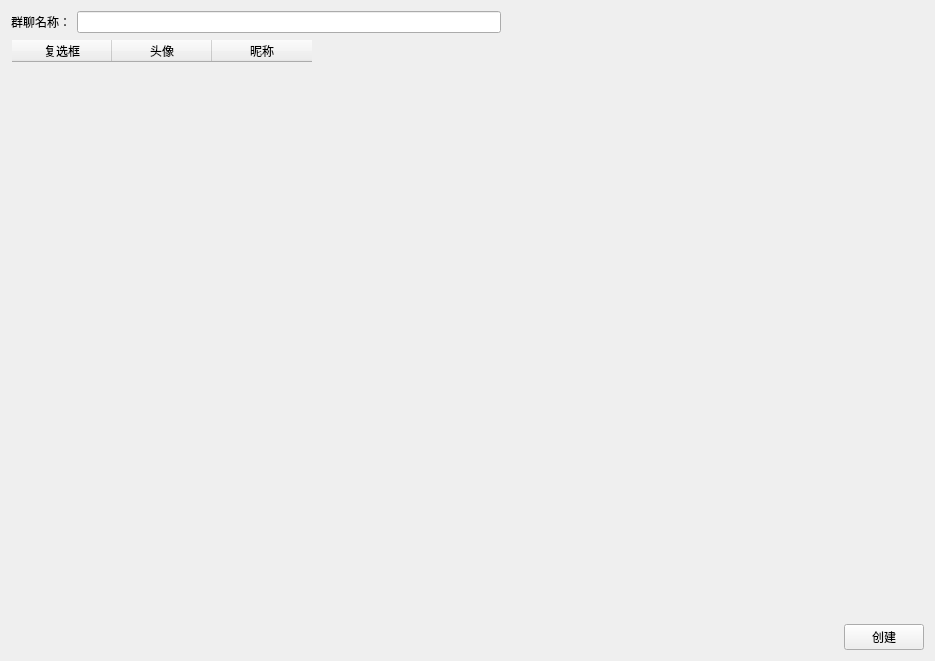
<?xml version="1.0" encoding="UTF-8"?>
<ui version="4.0">
 <class>CreateGroupWgt</class>
 <widget class="QWidget" name="CreateGroupWgt">
  <property name="geometry">
   <rect>
    <x>0</x>
    <y>0</y>
    <width>935</width>
    <height>661</height>
   </rect>
  </property>
  <property name="windowTitle">
   <string>Form</string>
  </property>
  <layout class="QVBoxLayout" name="verticalLayout" stretch="1,8,1">
   <item>
    <layout class="QHBoxLayout" name="horizontalLayout_3">
     <item>
      <widget class="QLabel" name="label">
       <property name="text">
        <string>群聊名称：</string>
       </property>
      </widget>
     </item>
     <item>
      <widget class="QLineEdit" name="lineEdit"/>
     </item>
     <item>
      <spacer name="horizontalSpacer">
       <property name="orientation">
        <enum>Qt::Horizontal</enum>
       </property>
       <property name="sizeHint" stdset="0">
        <size>
         <width>40</width>
         <height>20</height>
        </size>
       </property>
      </spacer>
     </item>
    </layout>
   </item>
   <item>
    <widget class="QTableWidget" name="tableWidget">
     <property name="sizePolicy">
      <sizepolicy hsizetype="Expanding" vsizetype="Expanding">
       <horstretch>0</horstretch>
       <verstretch>0</verstretch>
      </sizepolicy>
     </property>
     <property name="minimumSize">
      <size>
       <width>0</width>
       <height>0</height>
      </size>
     </property>
     <property name="styleSheet">
      <string notr="true">QTableWidget#tableWidget {
	background-color:transparent;
	font: 25 12pt '微软雅黑 Light';
	color: rgb(31,31,31);
}</string>
     </property>
     <column>
      <property name="text">
       <string>复选框</string>
      </property>
     </column>
     <column>
      <property name="text">
       <string>头像</string>
      </property>
     </column>
     <column>
      <property name="text">
       <string>昵称</string>
      </property>
     </column>
    </widget>
   </item>
   <item>
    <layout class="QHBoxLayout" name="horizontalLayout">
     <item>
      <spacer name="horizontalSpacer_2">
       <property name="orientation">
        <enum>Qt::Horizontal</enum>
       </property>
       <property name="sizeHint" stdset="0">
        <size>
         <width>40</width>
         <height>20</height>
        </size>
       </property>
      </spacer>
     </item>
     <item>
      <widget class="QPushButton" name="pushButton">
       <property name="text">
        <string>创建</string>
       </property>
      </widget>
     </item>
    </layout>
   </item>
  </layout>
 </widget>
 <resources/>
 <connections/>
</ui>
